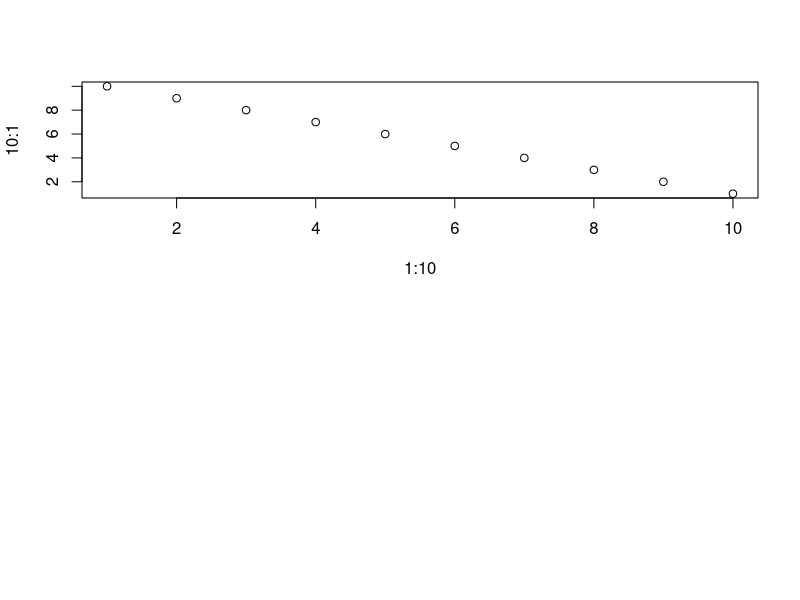

Here is the R script that generated this plot: (Note: this script raises an error after producing the figure.)
library(grid)
library(gridBase)
library(ggplot2)

plot.new()

gl <- grid.layout(nrow=2, 
                  ncol=1)
vp.1 <- viewport(layout.pos.col=1, 
                 layout.pos.row=1) 
vp.2 <- viewport(layout.pos.col=1, 
                 layout.pos.row=2)

pushViewport(viewport(layout=gl))
pushViewport(vp.1)

par(new=TRUE, 
    fig=gridFIG())
plot(x = 1:10, 
     y = 10:1)

popViewport()

pushViewport(vp.2)



print(I_6F, newpage = FALSE)

popViewport(1)







setEPS()
postscript("whateverMarchMSM.eps")
#MSM:
par(mfrow=c(2,2))
par(cex = 1)
par(mar=c(4.1,4.1,4.1,2.1))
# par(mar=c(3.1,3.1,2.5,1.1))
# par(mar=c(2.1,3.1,2.5,1.1))
#par(mar=c(5.1, 5.1, 4.1, 16.1), xpd=TRUE)
termplot(s4,se = F, lwd.term=2, las=1, ylim= c(-4,4),xlabs = " ", ylabs = " ", col.term ="firebrick4",col.se = "navy", lwd.se = 0.4)
par(new=TRUE)
termplot(logistic, lty.se =0.8, las=1, ylim= c(-4,4),xlabs = " ", ylabs = " ",col.term ="indianred",lwd.term=2)
segments(x0=1981.6,y0=0,x1=2020.4,y1=0,col="black", lwd=2,lty=2 )
mtext(side = 1, text = c("Year of HIV Diagnosis"), line = 2.5, cex=1.5)
mtext(side = 2,  text = c("Log-Odds"),
      #, "Having HIV-1 Non-B Subtype "), 
      line = c(2.5), cex= 1.5)
par(xpd=NA)
text(par("usr")[1]-10, par("usr")[4]+2, "C", cex=1.5, font = 2)
par(cex = 1.8)
legend(par("usr")[2]+10 ,par("usr")[4]+3,
       c("",
         "univariable (Year of Diagnosis)", "logistic regression, df = 1",
         "univariable (Year of Diagnosis)","B-spline regression, df = 4",
         " ",
         "compare to null model","LR > 10, p-value < 0.001 ***",
         "compare to null model","LR > 10 , p-value < 0.001 ***",
         "compare models","LR > 10, p-value = 0.002 **"),
       fill= c("white", "indianred",
               "white", "firebrick4",
               "white", "white","indianred",
               "white","firebrick4",
               "white","black","white"),
       border = c("white", "indianred",
                  "white", "firebrick4",
                  "white", "white","indianred",
                  "white","firebrick4",
                  "white","black","white"),
       cex = 0.6, bty="n")

par(cex = 1)
plot.new()
par(cex = 1)
# par(mar=c(3.1,3.1,2.5,1.1))
# par(mar=c(2.1,3.1,2.1,1.1))
par(mar=c(4.1,4.1,4.1,2.1))
termplot(regAE,lwd.term=1, las=1, ylim= c(-4,4), xlabs = " ", ylabs = " ", col.term ="darkorange3", se = F, col.se= "darkorange3", lwd.se =  0.4)
par(new=TRUE)
termplot(regAG,lwd.term=1, las=1,ylim= c(-4,4), xlabs = " ", ylabs = " ", col.term ="darkgoldenrod1",col.se = "darkgoldenrod1", se = F, lwd.se =  0.4)
par(new=TRUE)
termplot(regA,lwd.term=1, las=1, ylim= c(-4,4), xlabs = " ", ylabs = " ", col.term ="violetred2",col.se = "violetred2", se = F, lwd.se =  0.4)
par(new=TRUE)
termplot(regC,lwd.term=1, las=1, ylim= c(-4,4), xlabs = " ", ylabs = " ", col.term ="cyan4",col.se = "cyan4", se = F, lwd.se =  0.4)
par(new=TRUE)
termplot(regF,lwd.term=1, las=1, ylim= c(-4,4), xlabs = " ", ylabs = " ", col.term ="olivedrab",col.se = "olivedrab", se = F, lwd.se =  0.4)
par(new=TRUE)
termplot(regF,lwd.term=1, las=1, ylim= c(-4,4), xlabs = " ", ylabs = " ", col.term ="mediumpurple3",col.se = "mediumpurple3", se = F, lwd.se =  0.4)
mtext(side = 1, text = c("Year of HIV Diagnosis"), line = 2.5, cex=1.5)
mtext(side = 2,  text = c("Log-Odds"),
      #, "Having HIV-1 Non-B Subtype "), 
      line = c(2.5), cex= 1.5)
segments(x0=1981.6,y0=0,x1=2020.4,y1=0,col="black", lwd=2,lty=2 )
par(xpd=NA)
text(par("usr")[1]-10, par("usr")[4]+2, "D", cex=1.5, font = 2)
par(cex = 1.8)
legend(par("usr")[2]+10 ,par("usr")[4]+3,
       c("",
         "CRF01_AE", 
         "CRF02_AG", 
         "A",
         "C",
         "F",
         "G"),
       fill= c("white", "darkorange3",
               "darkgoldenrod2",
               "violetred2",
               "cyan4",
               "olivedrab",
               "mediumpurple3"),
       border = c("white", "darkorange3",
                  "darkgoldenrod2",
                  "violetred2",
                  "cyan4",
                  "olivedrab",
                  "mediumpurple3"),
       cex = 0.8, bty="n")

dev.off()






setEPS()
postscript("whateverMarchHET.eps")
#HET:
par(mfrow=c(2,2))
par(cex = 1)
par(mar=c(4.1,4.1,4.1,2.1))
#par(mar=c(5.1, 5.1, 4.1, 16.1), xpd=TRUE)
termplot(s4,se = F, lwd.term=2, las=1, ylim= c(-4,4),xlabs = " ", ylabs = " ", col.term ="navyblue",col.se = "navy", lwd.se = 0.4)
par(new=TRUE)
termplot(logistic, lty.se =0.8, las=1, ylim= c(-4,4),xlabs = " ", ylabs = " ",col.term ="steelblue",lwd.term=2)
segments(x0=1981.6,y0=0,x1=2020.4,y1=0,col="black", lwd=2,lty=2 )
mtext(side = 1, text = c("Year of HIV Diagnosis"), line = 2.5, cex=1.5)
mtext(side = 2,  text = c("Log-Odds"),
      #, "Having HIV-1 Non-B Subtype "), 
      line = c(2.5), cex= 1.5)
par(xpd=NA)
text(par("usr")[1]-10, par("usr")[4]+2, "C", cex=1.5, font = 2)
par(cex = 1.8)
legend(par("usr")[2]+10 ,par("usr")[4]+3,
       c("",
         "univariable (Year of Diagnosis)", "logistic regression, df = 1", 
         "univariable (Year of Diagnosis)","B-spline regression, df = 4", 
         " ",
         "compare to null model","LR > 10, p-value < 0.001 ***",
         "compare to null model","LR > 10, p-value < 0.001 ***", 
         "compare models","LR > 10, p-value < 0.001 ***"),
       fill= c("white", "steelblue",
               "white", "navyblue",
               "white", "white","steelblue",
               "white","navyblue",
               "white","black","white"),
       border = c("white", "steelblue",
                  "white", "navyblue",
                  "white", "white","steelblue",
                  "white","navyblue",
                  "white","black","white"),
       cex = 0.6, bty="n")

par(cex = 1)
plot.new()
par(cex = 1)
par(mar=c(4.1,4.1,4.1,2.1))
termplot(regAE,lwd.term=1, las=1, ylim= c(-4,4), xlabs = " ", ylabs = " ", col.term ="darkorange3", se = F, col.se= "darkorange3", lwd.se =  0.4)
par(new=TRUE)
termplot(regAG,lwd.term=1, las=1,ylim= c(-4,4), xlabs = " ", ylabs = " ", col.term ="darkgoldenrod1",col.se = "darkgoldenrod1", se = F, lwd.se =  0.4)
par(new=TRUE)
termplot(regA,lwd.term=1, las=1, ylim= c(-4,4), xlabs = " ", ylabs = " ", col.term ="violetred2",col.se = "violetred2", se = F, lwd.se =  0.4)
par(new=TRUE)
termplot(regC,lwd.term=1, las=1, ylim= c(-4,4), xlabs = " ", ylabs = " ", col.term ="cyan4",col.se = "cyan4", se = F, lwd.se =  0.4)
par(new=TRUE)
termplot(regF,lwd.term=1, las=1, ylim= c(-4,4), xlabs = " ", ylabs = " ", col.term ="olivedrab",col.se = "olivedrab", se = F, lwd.se =  0.4)
par(new=TRUE)
termplot(regF,lwd.term=1, las=1, ylim= c(-4,4), xlabs = " ", ylabs = " ", col.term ="mediumpurple3",col.se = "mediumpurple3", se = F, lwd.se =  0.4)
mtext(side = 1, text = c("Year of HIV Diagnosis"), line = 2.5, cex=1.5)
mtext(side = 2,  text = c("Log-Odds"),
      #, "Having HIV-1 Non-B Subtype "), 
      line = c(2.5), cex= 1.5)
segments(x0=1981.6,y0=0,x1=2020.4,y1=0,col="black", lwd=2,lty=2 )
par(xpd=NA)
text(par("usr")[1]-10, par("usr")[4]+2, "D", cex=1.5, font = 2)
par(cex = 1.8)
legend(par("usr")[2]+10 ,par("usr")[4]+3,
       c("",
         "CRF01_AE", 
         "CRF02_AG", 
         "A",
         "C",
         "F",
         "G"),
       fill= c("white", "darkorange3",
               "darkgoldenrod2",
               "violetred2",
               "cyan4",
               "olivedrab",
               "mediumpurple3"),
       border = c("white", "darkorange3",
                  "darkgoldenrod2",
                  "violetred2",
                  "cyan4",
                  "olivedrab",
                  "mediumpurple3"),
       cex = 0.8, bty="n")
dev.off()
